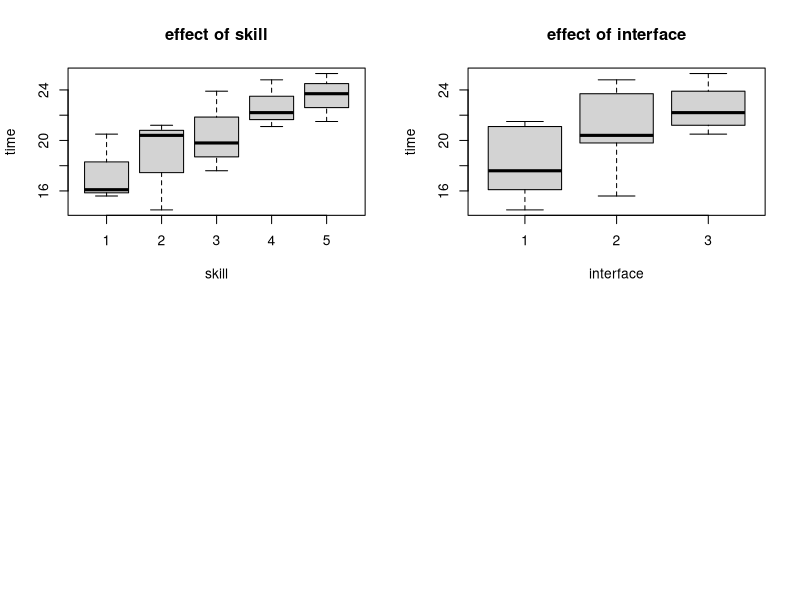

Recreate this plot in R. (Note: this script raises an error after producing the figure.)
## ---- chunk 1
knitr::opts_chunk$set(echo = TRUE)
## ---- chunk 2
# a.
I=3;B=5;N=1
for(i in 1:B) print(sample(1:(N*I)))
## ---- chunk 3
# b.
search_data = read.delim("search.txt", header=T, sep="")
par(mfrow=c(2,2))
boxplot(time~skill, main="effect of skill", data=search_data)
boxplot(time~interface, main="effect of interface", data=search_data)
interaction.plot(skill, interface, time, col = c('red', 'blue', 'green'), main = "Skill vs. interface", data=search_data)
interaction.plot(interface, skill, time, col = c('red', 'blue', 'yellow', 'green', 'black'), main = "Interface vs. skill", data=search_data)
## ---- chunk 4
search_aov = lm(time~interface+skill, data=search_data)
anova(search_aov)
## ---- chunk 5
summary(search_aov)
## ---- chunk 6
# c.
par(mfrow=c(1,2));qqnorm(residuals(search_aov), main="QQ-plot of Residuals");plot(fitted(search_aov),residuals(search_aov), main="Residuals vs. Fitted")
## ---- chunk 7
shapiro.test(residuals(search_aov))
## ---- chunk 8
# d.
friedman.test(time, interface, skill, data=search_data)
## ---- chunk 9
# e.
search_one_aov = lm(time~interface, data=search_data)
print(anova(search_one_aov), signif.stars=F)
